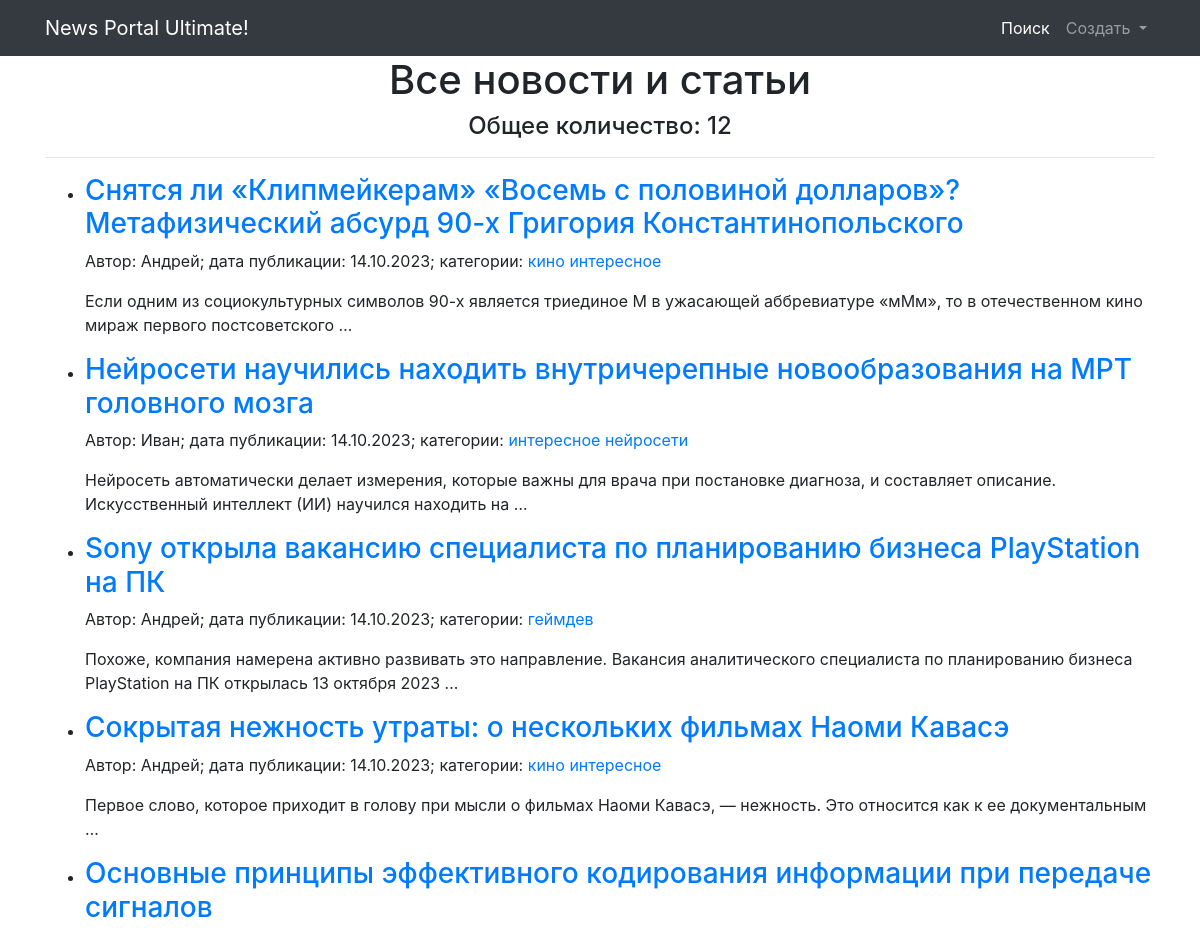
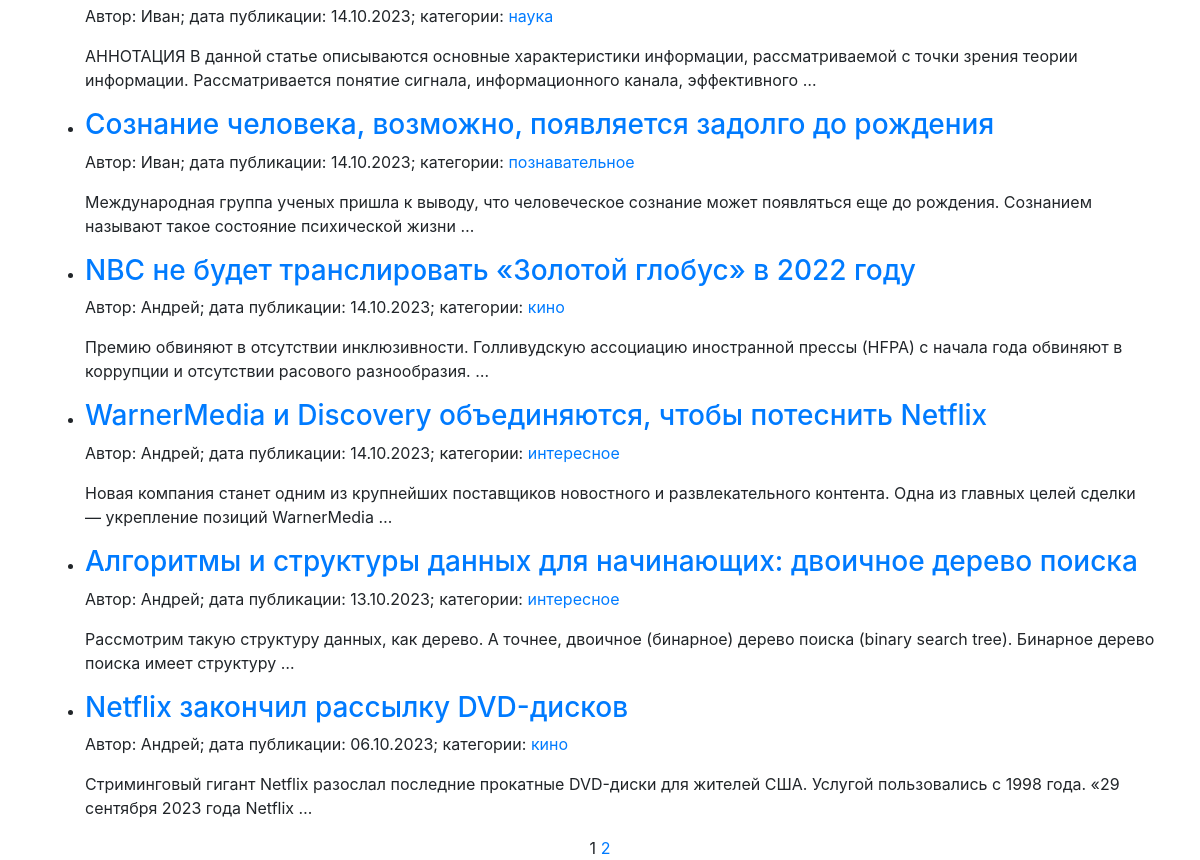
Page /news/ on the committed database (2 pictures, top to bottom).
### news/models.py (models this page shows, shortened)
class Post(models.Model):
    author = models.ForeignKey(Author, on_delete=models.CASCADE)  # Связь с моделью Author
    time_in = models.DateTimeField(auto_now_add=True)  # Дата и время создания поста
    type = models.CharField(choices=POST_TYPES, max_length=2)  # Тип поста (Статья или Новость)
    category = models.ManyToManyField('Category', through='PostCategory')
    title = models.TextField(max_length=255)  # Заголовок поста
    text = models.TextField()  # Текст поста
    rating = models.IntegerField(default=0)  # Рейтинг поста

class Author(models.Model):
    name = models.CharField(max_length=255)  # Имя автора
    user = models.OneToOneField(User, on_delete=models.CASCADE)  # Связь один-к-одному с моделью User
    rating = models.IntegerField(default=0)  # Рейтинг автора
    def __str__(self):
        return self.name

class Category(models.Model):
    name = models.CharField(unique=True, max_length=255)  # Уникальное имя категории
    subscribers = models.ManyToManyField(User, blank=True)

### news/views.py (the view)
# urls.py: path('', PostList.as_view(), name='post_list'),
class PostList(ListView):
    model = Post
    ordering = ['-time_in']  # Устанавливаю сортировку от новых записей к ранним
    template_name = 'news.html'
    context_object_name = 'news'
    paginate_by = 10  # задаю количество записей на странице

### news/templatetags/custom_filters.py (called while the page is built)
@register.filter(name='censor')
def censor(text):
   words = text.split()
   censored_words = []
   for word in words:
      lowercase_word = word.lower()
      if any(re.match(rf'\b{re.escape(word_base)}\w*\b', lowercase_word) for word_base in CENSOR_WORDS):
         censored_word = word[0] + '*' * len(word[1:])
         censored_words.append(censored_word)
      else:
         censored_words.append(word)
   censored_text = ' '.join(censored_words)
   return censored_text

### news/templatetags/custom_tags.py (called while the page is built)
@register.simple_tag(takes_context=True)
def url_replace(context, **kwargs):
    d = context['request'].GET.copy()
    for k, v in kwargs.items():
        d[k] = v
    return d.urlencode()

### templates/news.html (shortened to what this page needs)
{% extends 'flatpages/default.html' %}
{% block content %}
    <h1>Все новости и статьи</h1>
    <h4>Общее количество: {{paginator.count}}</h4>
    <hr>
    {% include "content.html" %}
{% endblock content %}

### templates/content.html (shortened to what this page needs)
{% load custom_filters %}
{% load custom_tags %}
{% if news %}
    <ul>
        {% for new in news|dictsortreversed:"time_in" %}
        <li>
            <h3 style="text-align: left;">
                <a href="{% url 'new' new.id %}">
                    {{new.title|censor}}
                </a>
            </h3>
            <p style="text-align: left;" class="details">
                Автор: <span class="author">{{new.author}}</span>;
                дата публикации: <span class="date">{{new.time_in|date:'d.m.Y'}}</span>;
                категории:
                {% for c in new.category.values %}
                <a href="{% url 'category' c.id %}" class="category">{{c.name}}</a>
                {% endfor %}
            </p>
            <p style="text-align: left;">{{new.text|censor|truncatewords:20}}</p>
        </li>
        {% endfor %}
    </ul>
    {{ page_obj.number }}
    {% if page_obj.has_next %}
        <a href="?{% url_replace page=page_obj.next_page_number %}">{{ page_obj.next_page_number }}</a>
    {% endif %}
{% else %}
    <h2>Постов нет!</h2>
{% endif %}

### rows in the picture
Post: title|censor "Снятся ли «Клипмейкерам» «Восемь с половиной долларов»? Метафизический абсурд 90-х Григория Константинопольского", author "Андрей", time_in "14.10.2023", text|censor "Если одним из социокультурных символов 90-х является триединое М в ужасающей аббревиатуре «мМм», то в отечественном кино мираж первого постсоветского …"
Category: name "кино"
Category: name "интересное"
Post: title|censor "Нейросети научились находить внутричерепные новообразования на МРТ головного мозга", author "Иван", time_in "14.10.2023", text|censor "Нейросеть автоматически делает измерения, которые важны для врача при постановке диагноза, и составляет описание. Искусственный интеллект (ИИ) научился находить на …"
Category: name "нейросети"
Post: title|censor "Sony открыла вакансию специалиста по планированию бизнеса PlayStation на ПК", author "Андрей", time_in "14.10.2023", text|censor "Похоже, компания намерена активно развивать это направление. Вакансия аналитического специалиста по планированию бизнеса PlayStation на ПК открылась 13 октября 2023 …"
Category: name "геймдев"
Post: title|censor "Сокрытая нежность утраты: о нескольких фильмах Наоми Кавасэ", author "Андрей", time_in "14.10.2023", text|censor "Первое слово, которое приходит в голову при мысли о фильмах Наоми Кавасэ, — нежность. Это относится как к ее документальным …"
Post: title|censor "Основные принципы эффективного кодирования информации при передаче сигналов", author "Иван", time_in "14.10.2023", text|censor "АННОТАЦИЯ В данной статье описываются основные характеристики информации, рассматриваемой с точки зрения теории информации. Рассматривается понятие сигнала, информационного канала, эффективного …"
Category: name "наука"
Post: title|censor "Сознание человека, возможно, появляется задолго до рождения", author "Иван", time_in "14.10.2023", text|censor "Международная группа ученых пришла к выводу, что человеческое сознание может появляться еще до рождения. Сознанием называют такое состояние психической жизни …"
Category: name "познавательное"
Post: title|censor "NBC не будет транслировать «Золотой глобус» в 2022 году", author "Андрей", time_in "14.10.2023", text|censor "Премию обвиняют в отсутствии инклюзивности. Голливудскую ассоциацию иностранной прессы (HFPA) с начала года обвиняют в коррупции и отсутствии расового разнообразия. …"
Post: title|censor "WarnerMedia и Discovery объединяются, чтобы потеснить Netflix", author "Андрей", time_in "14.10.2023", text|censor "Новая компания станет одним из крупнейших поставщиков новостного и развлекательного контента. Одна из главных целей сделки — укрепление позиций WarnerMedia …"
Post: title|censor "Алгоритмы и структуры данных для начинающих: двоичное дерево поиска", author "Андрей", time_in "13.10.2023", text|censor "Рассмотрим такую структуру данных, как дерево. А точнее, двоичное (бинарное) дерево поиска (binary search tree). Бинарное дерево поиска имеет структуру …"
Post: title|censor "Netflix закончил рассылку DVD-дисков", author "Андрей", time_in "06.10.2023", text|censor "Стриминговый гигант Netflix разослал последние прокатные DVD-диски для жителей США. Услугой пользовались с 1998 года. «29 сентября 2023 года Netflix …"

### other values in the picture
{{ paginator.count }} "12"
{{ page_obj.number }} "1"
{{ page_obj.next_page_number }} "2"
